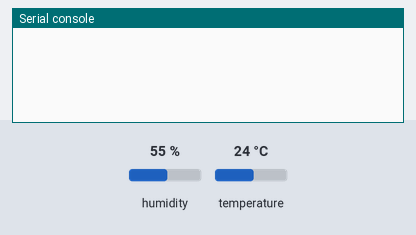
Simulated run of this program. Board: MicroPython board. Parts: the last lines printed to the serial console. The inputs (shaded band) are chosen by the test bench; at power-on: temperature 24 °C, humidity 55 %. WiFi joins after 1.5 s; no MQTT or app messages arrive unless stated; deep sleep restarts the program when it ends.

Above: at 1.2 s.
1.3 s: temperature set to 12 °C
At 3.1 s:
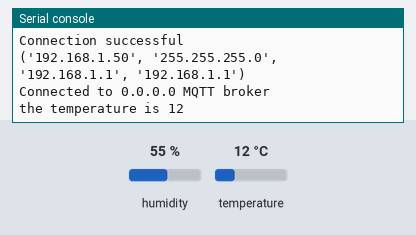
15.6 s: temperature set to 19 °C
At 19.11 s:
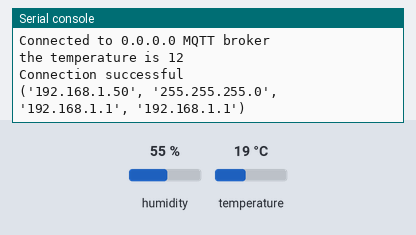

Measured:
- after the input at 1.3 s, the serial console: prints a new line after 0.38 s (image 1)

The program:

boot_.py
```python
import time
import ubinascii
import machine
from machine import Pin
import micropython
import network
import dht
import ubinascii
import esp
esp.osdebug(None)
import gc
from umqttsimple import MQTTClient
gc.collect()

temp_sensor = dht.DHT11(Pin(5))
ssid = 'YOUR_SSID'
password = 'YOUR_WIFI_PASSWORD'
mqtt_server = '0.0.0.0'
mqtt_port = 1883
mqtt_user = "YOUR_MQTT_USER"
mqtt_pass = "YOUR_MQTT_PASSWORD"
client_id = ubinascii.hexlify(machine.unique_id())

station = network.WLAN(network.STA_IF)
station.active(True)
station.connect(ssid, password)

while station.isconnected() == False:
    pass

print('Connection successful')
print(station.ifconfig())

try:
   client = MQTTClient(client_id, mqtt_server, mqtt_port, mqtt_user, mqtt_pass)
   client.connect()
   print('Connected to %s MQTT broker' % (mqtt_server))
except OSError as e:
   print('Failed to connect to MQTT broker. Reconnecting...')
   time.sleep(5)
   machine.reset()

try:
   temp_sensor.measure()
   temp = round(temp_sensor.temperature(), 2)
   temperature = str(temp)
   client.publish(b'test/sensor/home/temp', temperature)
   print("the temperature is " + temperature)
   time.sleep(2)
   rtc = machine.RTC()
   rtc.irq(trigger=rtc.ALARM0, wake=machine.DEEPSLEEP)
   # set RTC.ALARM0 to fire after Xmilliseconds, waking the device
   rtc.alarm(rtc.ALARM0, 15000)
   #put the device to sleep
   machine.deepsleep()
except OSError as e:
   print('Failed to connect to read sensor. Rebooting...')
   time.sleep(5)
   machine.reset()
```
